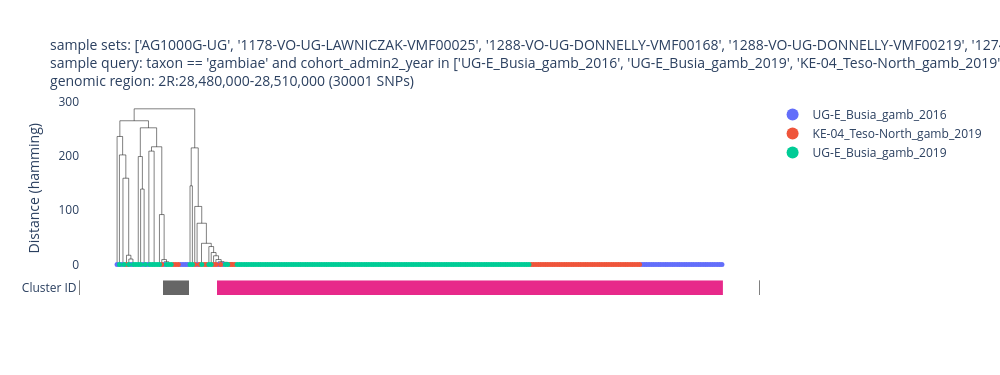

Notebook cell for this chart:
### Markdown cell above
## Step 3: haplotype clustering

We cluster haplotypes in a 30 kb window over the locus, for Busia in 2016 and 2019 and Teso North
(Kenya) in 2019. In a sweep, many haplotypes are identical or nearly so and form a large cluster
with branch lengths close to zero. Colour shows the cohort.

### Code cell
fig, leaf_data = ag3.plot_haplotype_clustering_advanced(
    region=cfg["cluster_region"],
    analysis="gamb_colu",
    sample_sets=SAMPLE_SETS,
    sample_query=CLUSTER_QUERY,
    snp_transcript=cfg["snp_transcript"],
    snp_filter_min_maf=0.05,
    color="cohort_admin2_year",
    cluster_threshold=5,
    min_cluster_size=5,
    width=1000,
)

### Figure 1 — Plotly figure (JSON) as saved in the notebook; plotly's stock layout.template omitted (floating-point values rounded to 4 significant figures; data arrays with more than 128 entries replaced by an {"elided": "..."} marker saying what was removed)
{"data": [{"hovertemplate": "x=%{x}<br>y=%{y}<extra></extra>", "legendgroup": "", "line": {"color": "black", "dash": "solid", "width": 0.5}, "marker": {"size": 5, "symbol": "circle"}, "mode": "lines", "name": "", "orientation": "v", "showlegend": false, "x": {"elided": "1285 float values"}, "xaxis": "x", "y": {"elided": "1285 float values"}, "yaxis": "y", "type": "scatter"}, {"customdata": {"elided": "48x12 mixed values"}, "hovertemplate": "<b>%{hovertext}</b><br><br>cohort_admin2_year=%{customdata[11]}<br>x=%{x}<br>y=%{y}<br>sample_id=%{customdata[0]}<br>partner_sample_id=%{customdata[1]}<br>sample_set=%{customdata[2]}<br>taxon=%{customdata[3]}<br>country=%{customdata[4]}<br>admin1_iso=%{customdata[5]}<br>admin1_name=%{customdata[6]}<br>admin2_name=%{customdata[7]}<br>location=%{customdata[8]}<br>year=%{customdata[9]}<br>month=%{customdata[10]}<extra></extra>", "hovertext": ["VBS10138-4954STDY7089666_1", "VBS10119-4954STDY7089647_0", "VBS10140-4954STDY7089668_1", "VBS10142-4954STDY7089670_1", "VBS10145-4954STDY7089673_0", "VBS10148-4954STDY7089676_1", "VBS10142-4954STDY7089670_0", "VBS10131-4954STDY7089659_1", "VBS10122-4954STDY7089650_1", "VBS10124-4954STDY7089652_1", "VBS10149-4954STDY7089677_1", "VBS10143-4954STDY7089671_1", "VBS10143-4954STDY7089671_0", "VBS10149-4954STDY7089677_0", "VBS10148-4954STDY7089676_0", "VBS10145-4954STDY7089673_1", "VBS10144-4954STDY7089672_1", "VBS10144-4954STDY7089672_0", "VBS10140-4954STDY7089668_0", "VBS10138-4954STDY7089666_0", "VBS10137-4954STDY7089665_1", "VBS10137-4954STDY7089665_0", "VBS10136-4954STDY7089664_1", "VBS10136-4954STDY7089664_0", "VBS10135-4954STDY7089663_1", "VBS10135-4954STDY7089663_0", "VBS10133-4954STDY7089661_1", "VBS10133-4954STDY7089661_0", "VBS10131-4954STDY7089659_0", "VBS10130-4954STDY7089658_1", "VBS10130-4954STDY7089658_0", "VBS10129-4954STDY7089657_1", "VBS10129-4954STDY7089657_0", "VBS10128-4954STDY7089656_1", "VBS10128-4954STDY7089656_0", "VBS10126-4954STDY7089654_1", "VBS10126-4954STDY7089654_0", "VBS10124-4954STDY7089652_0", "VBS10122-4954STDY7089650_0", "VBS10121-4954STDY7089649_1", "VBS10121-4954STDY7089649_0", "VBS10120-4954STDY7089648_1", "VBS10120-4954STDY7089648_0", "VBS10119-4954STDY7089647_1", "VBS10118-4954STDY7089646_1", "VBS10118-4954STDY7089646_0", "VBS10117-4954STDY7089645_0", "VBS10117-4954STDY7089645_1"], "legendgroup": "UG-E_Busia_gamb_2016", "line": {"color": "black", "width": 0.5}, "marker": {"color": "#636EFA", "size": 5, "symbol": "circle"}, "mode": "markers", "name": "UG-E_Busia_gamb_2016", "orientation": "v", "showlegend": true, "x": [0, 2, 6, 11, 13, 20, 27, 28, 29, 30, 34, 43, 45, 223, 224, 225, 226, 227, 228, 229, 230, 231, 232, 233, 234, 235, 236, 237, 238, 239, 240, 241, 242, 243, 244, 245, 246, 247, 248, 249, 250, 251, 252, 253, 254, 255, 256, 257], "xaxis": "x", "y": [0, 0, 0, 0, 0, 0, 0, 0, 0, 0, 0, 0, 0, 0, 0, 0, 0, 0, 0, 0, 0, 0, 0, 0, 0, 0, 0, 0, 0, 0, 0, 0, 0, 0, 0, 0, 0, 0, 0, 0, 0, 0, 0, 0, 0, 0, 0, 0], "yaxis": "y", "type": "scatter"}, {"customdata": {"elided": "62x12 mixed values"}, "hovertemplate": "<b>%{hovertext}</b><br><br>cohort_admin2_year=%{customdata[11]}<br>x=%{x}<br>y=%{y}<br>sample_id=%{customdata[0]}<br>partner_sample_id=%{customdata[1]}<br>sample_set=%{customdata[2]}<br>taxon=%{customdata[3]}<br>country=%{customdata[4]}<br>admin1_iso=%{customdata[5]}<br>admin1_name=%{customdata[6]}<br>admin2_name=%{customdata[7]}<br>location=%{customdata[8]}<br>year=%{customdata[9]}<br>month=%{customdata[10]}<extra></extra>", "hovertext": ["VBS80309-7281STDY13749129_1", "VBS80440-7281STDY13749201_1", "VBS80519-7281STDY13749275_1", "VBS80469-7281STDY13749230_1", "VBS80343-7281STDY13749152_1", "VBS80307-7281STDY13749127_0", "VBS80367-7281STDY13749164_0", "VBS80303-7281STDY13749124_1", "VBS80339-7281STDY13749149_1", "VBS80441-7281STDY13749202_0", "VBS80307-7281STDY13749127_1", "VBS80440-7281STDY13749201_0", "VBS80441-7281STDY13749202_1", "VBS80513-7281STDY13749270_0", "VBS80321-7281STDY13749139_1", "VBS80519-7281STDY13749275_0", "VBS80517-7281STDY13749273_1", "VBS80517-7281STDY13749273_0", "VBS80516-7281STDY13749272_1", "VBS80516-7281STDY13749272_0", "VBS80513-7281STDY13749270_1", "VBS80511-7281STDY13749268_1", "VBS80511-7281STDY13749268_0", "VBS80505-7281STDY13749262_1", "VBS80505-7281STDY13749262_0", "VBS80502-7281STDY13749259_1", "VBS80502-7281STDY13749259_0", "VBS80474-7281STDY13749234_1", "VBS80474-7281STDY13749234_0", "VBS80469-7281STDY13749230_0", "VBS80460-7281STDY13749223_1", "VBS80460-7281STDY13749223_0", "VBS80446-7281STDY13749207_1", "VBS80446-7281STDY13749207_0", "VBS80445-7281STDY13749206_1", "VBS80445-7281STDY13749206_0", "VBS80436-7281STDY13749198_1", "VBS80436-7281STDY13749198_0", "VBS80430-7281STDY13749195_1", "VBS80430-7281STDY13749195_0", "VBS80367-7281STDY13749164_1", "VBS80351-7281STDY13749158_1", "VBS80351-7281STDY13749158_0", "VBS80346-7281STDY13749155_1", "VBS80346-7281STDY13749155_0", "VBS80345-7281STDY13749154_1", "VBS80345-7281STDY13749154_0", "VBS80343-7281STDY13749152_0", "VBS80342-7281STDY13749151_1", "VBS80342-7281STDY13749151_0", "VBS80341-7281STDY13749150_1", "VBS80341-7281STDY13749150_0", "VBS80339-7281STDY13749149_0", "VBS80334-7281STDY13749147_1", "VBS80334-7281STDY13749147_0", "VBS80331-7281STDY13749146_1", "VBS80331-7281STDY13749146_0", "VBS80327-7281STDY13749143_1", "VBS80327-7281STDY13749143_0", "VBS80321-7281STDY13749139_0", "VBS80309-7281STDY13749129_0", "VBS80303-7281STDY13749124_0"], "legendgroup": "KE-04_Teso-North_gamb_2019", "line": {"color": "black", "width": 0.5}, "marker": {"color": "#EF553B", "size": 5, "symbol": "circle"}, "mode": "markers", "name": "KE-04_Teso-North_gamb_2019", "orientation": "v", "showlegend": true, "x": [4, 19, 24, 25, 26, 33, 35, 37, 38, 41, 42, 44, 48, 49, 50, 176, 177, 178, 179, 180, 181, 182, 183, 184, 185, 186, 187, 188, 189, 190, 191, 192, 193, 194, 195, 196, 197, 198, 199, 200, 201, 202, 203, 204, 205, 206, 207, 208, 209, 210, 211, 212, 213, 214, 215, 216, 217, 218, 219, 220, 221, 222], "xaxis": "x", "y": [0, 0, 0, 0, 0, 0, 0, 0, 0, 0, 0, 0, 0, 0, 0, 0, 0, 0, 0, 0, 0, 0, 0, 0, 0, 0, 0, 0, 0, 0, 0, 0, 0, 0, 0, 0, 0, 0, 0, 0, 0, 0, 0, 0, 0, 0, 0, 0, 0, 0, 0, 0, 0, 0, 0, 0, 0, 0, 0, 0, 0, 0], "yaxis": "y", "type": "scatter"}, {"customdata": {"elided": "148x12 mixed values"}, "hovertemplate": "<b>%{hovertext}</b><br><br>cohort_admin2_year=%{customdata[11]}<br>x=%{x}<br>y=%{y}<br>sample_id=%{customdata[0]}<br>partner_sample_id=%{customdata[1]}<br>sample_set=%{customdata[2]}<br>taxon=%{customdata[3]}<br>country=%{customdata[4]}<br>admin1_iso=%{customdata[5]}<br>admin1_name=%{customdata[6]}<br>admin2_name=%{customdata[7]}<br>location=%{customdata[8]}<br>year=%{customdata[9]}<br>month=%{customdata[10]}<extra></extra>", "hovertext": {"elided": "148 str values"}, "legendgroup": "UG-E_Busia_gamb_2019", "line": {"color": "black", "width": 0.5}, "marker": {"color": "#00CC96", "size": 5, "symbol": "circle"}, "mode": "markers", "name": "UG-E_Busia_gamb_2019", "orientation": "v", "showlegend": true, "x": {"elided": "148 int values"}, "xaxis": "x", "y": {"elided": "148 int values"}, "yaxis": "y", "type": "scatter"}, {"colorscale": [[0.0, "white"], [0.125, "rgb(27,158,119)"], [0.25, "rgb(217,95,2)"], [0.375, "rgb(117,112,179)"], [0.5, "rgb(231,41,138)"], [0.625, "rgb(102,166,30)"], [0.75, "rgb(230,171,2)"], [0.875, "rgb(166,118,29)"], [1.0, "rgb(102,102,102)"]], "showlegend": false, "showscale": false, "y": ["Cluster ID"], "z": {"elided": "1x258 int values"}, "type": "heatmap", "xaxis": "x2", "yaxis": "y2"}], "layout": {"xaxis": {"anchor": "y", "domain": [0.0, 1.0], "matches": "x2", "showticklabels": false, "visible": false}, "yaxis": {"anchor": "x", "domain": [0.09538, 1.0], "title": {"text": "Distance (hamming)"}}, "xaxis2": {"anchor": "y2", "domain": [0.0, 1.0], "visible": false, "showline": true, "linecolor": "grey", "linewidth": 1, "mirror": true}, "yaxis2": {"anchor": "x2", "domain": [0.0, 0.07538], "showline": true, "linecolor": "grey", "linewidth": 1, "mirror": true}, "title": {"text": "sample sets: ['AG1000G-UG', '1178-VO-UG-LAWNICZAK-VMF00025', '1288-VO-UG-DONNELLY-VMF00168', '1288-VO-UG-DONNELLY-VMF00219', '1274-VO-KE-KAMAU-VMF00246']<br>sample query: taxon == 'gambiae' and cohort_admin2_year in ['UG-E_Busia_gamb_2016', 'UG-E_Busia_gamb_2019', 'KE-04_Teso-North_gamb_2019']<br>genomic region: 2R:28,480,000-28,510,000 (30001 SNPs)", "font": {"size": 14}}, "width": 1000, "height": 375, "hovermode": "closest", "plot_bgcolor": "white", "legend": {"itemsizing": "constant", "tracegroupgap": 0}}}
